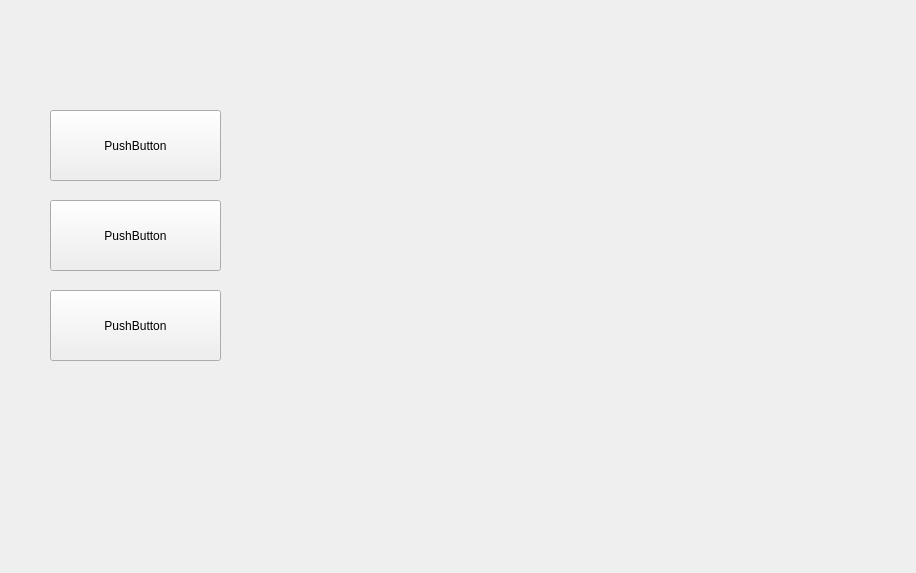
<?xml version="1.0" encoding="UTF-8"?>
<ui version="4.0">
 <class>Form</class>
 <widget class="QWidget" name="Form">
  <property name="geometry">
   <rect>
    <x>0</x>
    <y>0</y>
    <width>916</width>
    <height>573</height>
   </rect>
  </property>
  <property name="windowTitle">
   <string>Form</string>
  </property>
  <widget class="QPushButton" name="pushButton">
   <property name="geometry">
    <rect>
     <x>50</x>
     <y>110</y>
     <width>171</width>
     <height>71</height>
    </rect>
   </property>
   <property name="text">
    <string>PushButton</string>
   </property>
  </widget>
  <widget class="QPushButton" name="pushButton_2">
   <property name="geometry">
    <rect>
     <x>50</x>
     <y>200</y>
     <width>171</width>
     <height>71</height>
    </rect>
   </property>
   <property name="text">
    <string>PushButton</string>
   </property>
  </widget>
  <widget class="QPushButton" name="pushButton_3">
   <property name="geometry">
    <rect>
     <x>50</x>
     <y>290</y>
     <width>171</width>
     <height>71</height>
    </rect>
   </property>
   <property name="text">
    <string>PushButton</string>
   </property>
  </widget>
  <widget class="QWidget" name="verticalLayoutWidget">
   <property name="geometry">
    <rect>
     <x>260</x>
     <y>110</y>
     <width>291</width>
     <height>441</height>
    </rect>
   </property>
   <layout class="QVBoxLayout" name="layout_1"/>
  </widget>
  <widget class="QWidget" name="verticalLayoutWidget_2">
   <property name="geometry">
    <rect>
     <x>560</x>
     <y>110</y>
     <width>291</width>
     <height>441</height>
    </rect>
   </property>
   <layout class="QVBoxLayout" name="layout_2"/>
  </widget>
  <widget class="QLabel" name="bem_vindo">
   <property name="geometry">
    <rect>
     <x>90</x>
     <y>40</y>
     <width>361</width>
     <height>31</height>
    </rect>
   </property>
   <property name="font">
    <font>
     <pointsize>12</pointsize>
    </font>
   </property>
   <property name="text">
    <string/>
   </property>
  </widget>
 </widget>
 <resources/>
 <connections/>
</ui>
